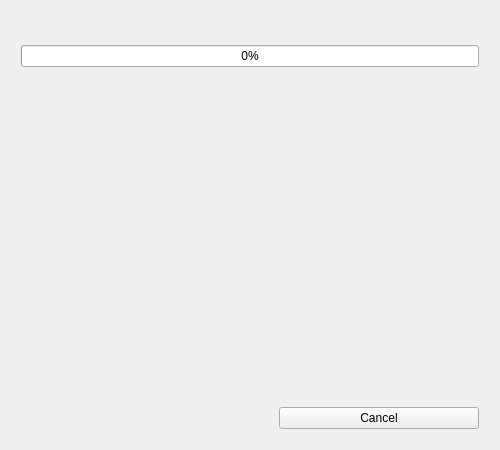
<?xml version="1.0" encoding="UTF-8"?>
<ui version="4.0">
 <class>autoTOPXD</class>
 <widget class="QWidget" name="autoTOPXD">
  <property name="windowModality">
   <enum>Qt::ApplicationModal</enum>
  </property>
  <property name="geometry">
   <rect>
    <x>0</x>
    <y>0</y>
    <width>500</width>
    <height>450</height>
   </rect>
  </property>
  <property name="windowTitle">
   <string>Auto TOPXD</string>
  </property>
  <property name="windowIcon">
   <iconset>
    <normaloff>../res/flatearth.png</normaloff>../res/flatearth.png</iconset>
  </property>
  <layout class="QGridLayout" name="gridLayout">
   <item row="1" column="0">
    <layout class="QVBoxLayout" name="verticalLayout">
     <property name="spacing">
      <number>10</number>
     </property>
     <property name="leftMargin">
      <number>10</number>
     </property>
     <property name="topMargin">
      <number>10</number>
     </property>
     <property name="rightMargin">
      <number>10</number>
     </property>
     <property name="bottomMargin">
      <number>10</number>
     </property>
     <item>
      <widget class="QLabel" name="statusLab">
       <property name="font">
        <font>
         <italic>true</italic>
        </font>
       </property>
       <property name="text">
        <string/>
       </property>
      </widget>
     </item>
     <item>
      <widget class="QProgressBar" name="progressBar">
       <property name="value">
        <number>0</number>
       </property>
       <property name="format">
        <string>%p%</string>
       </property>
      </widget>
     </item>
     <item>
      <spacer name="verticalSpacer">
       <property name="orientation">
        <enum>Qt::Vertical</enum>
       </property>
       <property name="sizeHint" stdset="0">
        <size>
         <width>20</width>
         <height>40</height>
        </size>
       </property>
      </spacer>
     </item>
     <item>
      <layout class="QHBoxLayout" name="horizontalLayout">
       <property name="topMargin">
        <number>0</number>
       </property>
       <item>
        <spacer name="horizontalSpacer">
         <property name="orientation">
          <enum>Qt::Horizontal</enum>
         </property>
         <property name="sizeHint" stdset="0">
          <size>
           <width>40</width>
           <height>20</height>
          </size>
         </property>
        </spacer>
       </item>
       <item>
        <widget class="QPushButton" name="cancelBut">
         <property name="minimumSize">
          <size>
           <width>200</width>
           <height>0</height>
          </size>
         </property>
         <property name="maximumSize">
          <size>
           <width>200</width>
           <height>16777215</height>
          </size>
         </property>
         <property name="layoutDirection">
          <enum>Qt::LeftToRight</enum>
         </property>
         <property name="text">
          <string>Cancel</string>
         </property>
        </widget>
       </item>
      </layout>
     </item>
    </layout>
   </item>
  </layout>
 </widget>
 <resources/>
 <connections/>
</ui>
